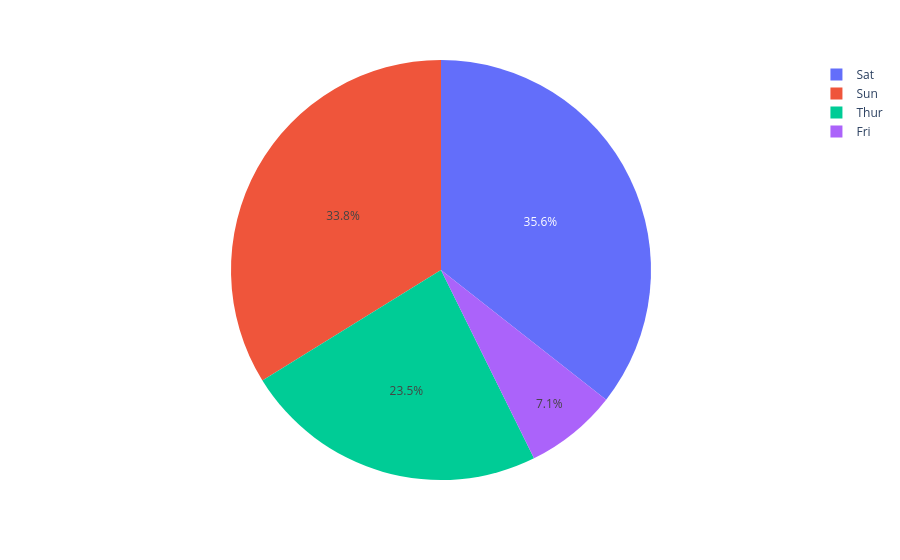

Notebook code for this chart:
### Code cell
# This dataframe has 244 lines, but 4 distinct values for `day`
df = px.data.tips()
fig = px.pie(df, values='tip', names='day')
fig.show()

### Figure 1 — Plotly figure (JSON) as saved in the notebook; plotly's stock layout.template omitted (floating-point values rounded to 4 significant figures; data arrays with more than 128 entries replaced by an {"elided": "..."} marker saying what was removed)
{"data": [{"domain": {"x": [0, 1], "y": [0, 1]}, "hovertemplate": "day=%{label}<br>tip=%{value}<extra></extra>", "labels": {"elided": "244 str values"}, "legendgroup": "", "name": "", "showlegend": true, "type": "pie", "values": {"elided": "244 float values"}}], "layout": {"legend": {"tracegroupgap": 0}, "margin": {"t": 60}}}
